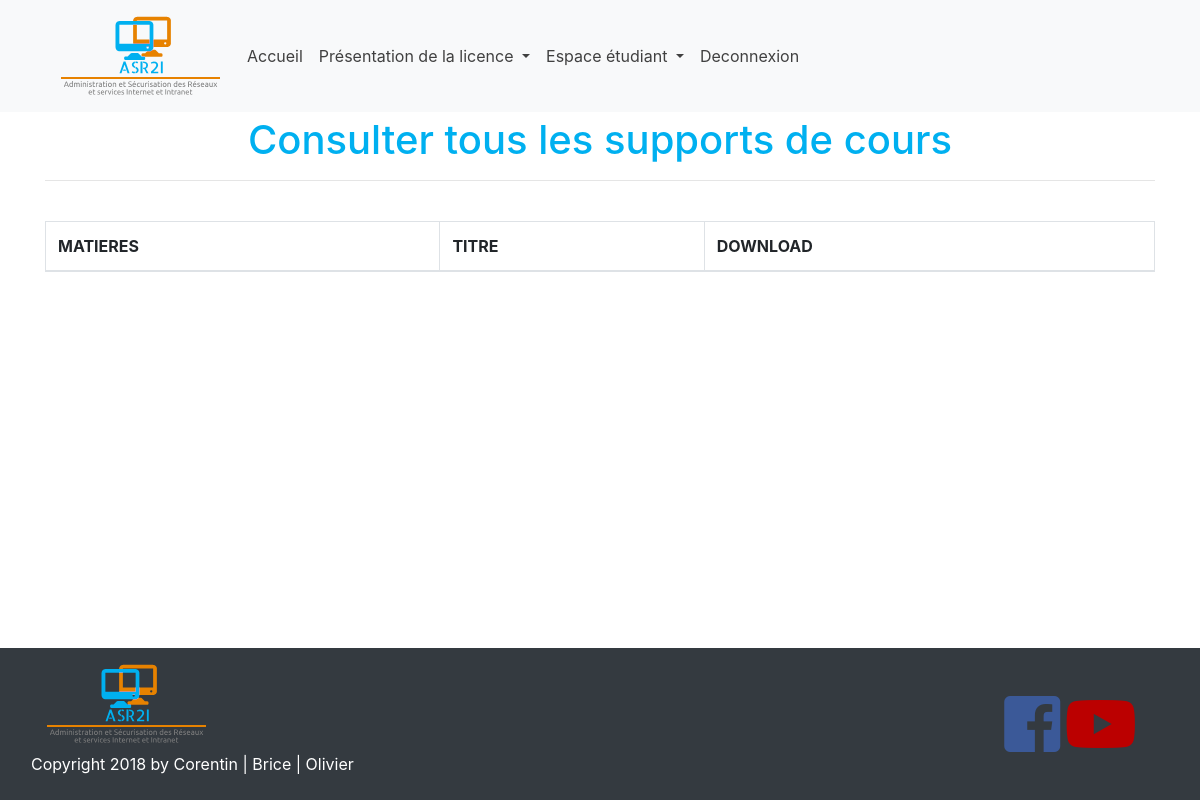
The app's page /consultersonsupport.php (signed in), older data.
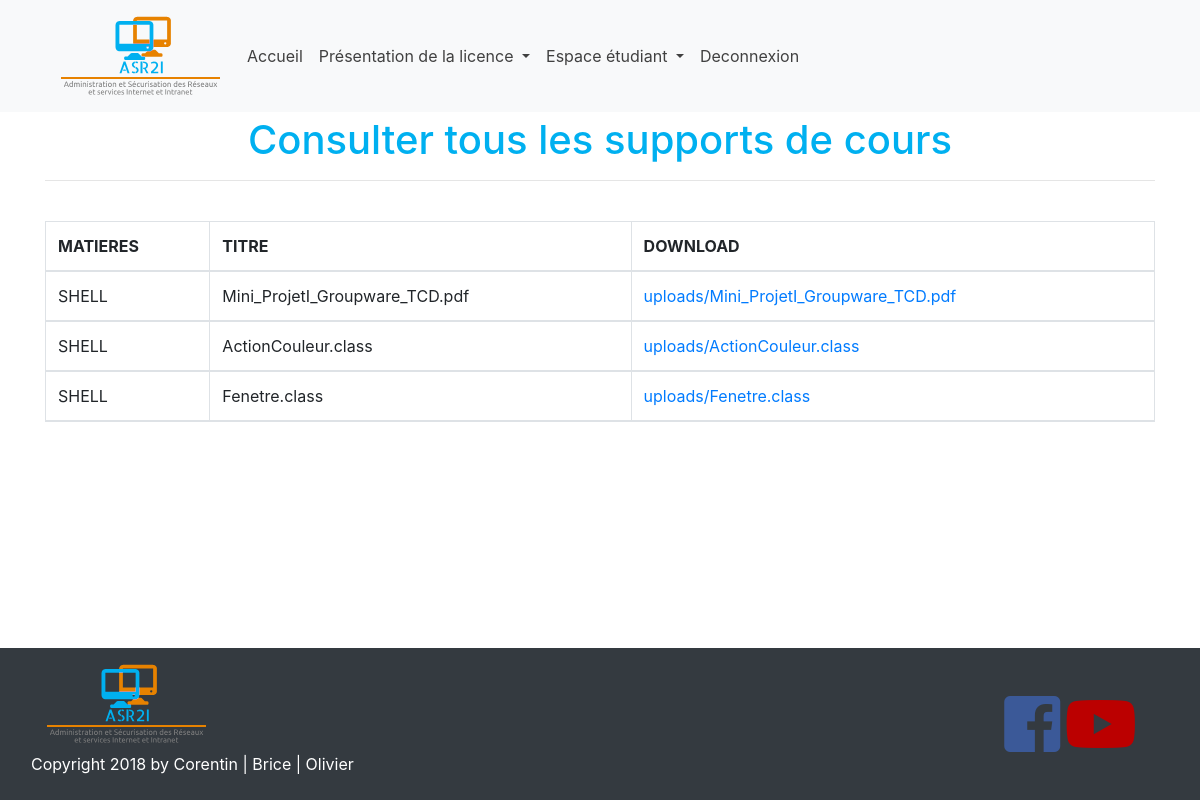
The same page, newer data.
### tables this page shows
CREATE TABLE IF NOT EXISTS `upload` (
`fileId` int(11) NOT NULL,
  `ens_id` int(11) NOT NULL,
  `filename` varchar(255) NOT NULL,
  `filesize` int(10) NOT NULL,
  `filetitle` varchar(255) NOT NULL,
  `filedescription` varchar(255) NOT NULL,
  `fileUrl` varchar(255) NOT NULL
);

CREATE TABLE IF NOT EXISTS `matieres` (
`id_matiere` int(11) NOT NULL,
  `id_ens` int(11) NOT NULL,
  `matieres` varchar(255) NOT NULL
);

### consultersonsupport.php (the view, shortened to what this page needs)
<?php include('includes/header.php'); ?>
<?php include('includes/navbar.php'); ?>
<?php if($_SESSION['etat'] == "enseignant"){
  ?>
  <div class="container">
    <h1>Consulter vos supports de cours</h1>
    <hr/>
    <br/>
    <?php     $req = consultSupportCours();
        echo '<ul>';
        while($res = $req->fetch()){
          echo "<li><a href=".$res['fileUrl']." class='text-center'>".$res['filename']."</a></li>";
        }
        echo'</ul>';
      }elseif($_SESSION['etat'] == "etudiant" || $_SESSION['etat'] == "personnel miaw" ){ ?>
        <div class="container">
          <h1>Consulter tous les supports de cours</h1>
          <hr/>
          <br/>
          <table class="table table-bordered">
            <thead>
              <tr>
                <th>MATIERES</th>
                <th>TITRE</th>
                <th>DOWNLOAD</th>
              </tr>
              <thead>
          <?php
          $req = consultAllSupportCours();
          while($res = $req->fetch()){
            echo "<tr>";
            echo'<td>'.$res['matieres'].'</td>';
            echo'<td>'.$res['filename'].'</td>';
            echo'<td><a href="'.$res['fileUrl'].'" >'.$res['fileUrl'].'</a></td>';
            echo "</tr>";
          }
          ?>
        </table>
        </div>
    <?php }
    ?>
  <?php
  include('includes/footer.php');
  ?>

Row changes from the older to the newer data that the page shows:
added upload: matieres.matieres "SHELL", filename "Mini_ProjetI_Groupware_TCD.pdf", fileUrl "uploads/Mini_ProjetI_Groupware_TCD.pdf"
added upload: matieres.matieres "SHELL", filename "ActionCouleur.class", fileUrl "uploads/ActionCouleur.class"
added upload: matieres.matieres "SHELL", filename "Fenetre.class", fileUrl "uploads/Fenetre.class"
